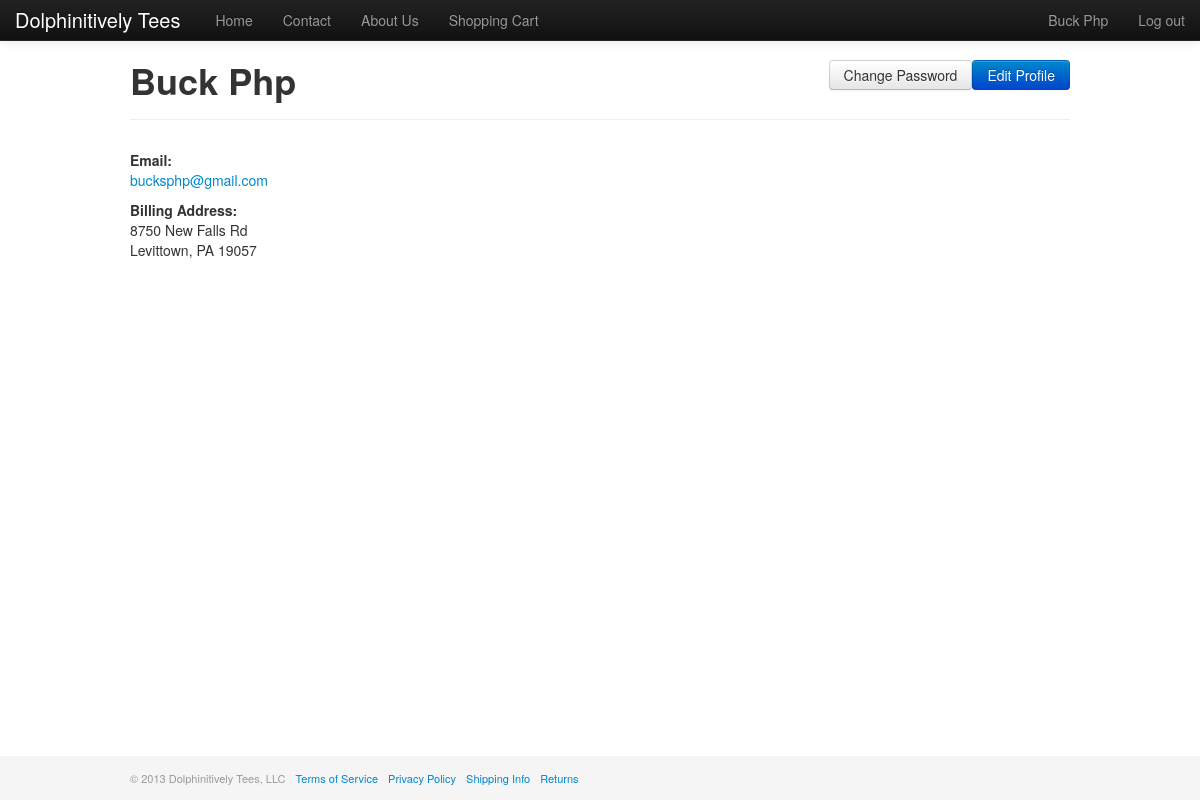
Screenshot of /profile.php (signed in) with the database file from the repository.
### tables this page shows
CREATE TABLE IF NOT EXISTS `users` (
  `id` int(11) NOT NULL AUTO_INCREMENT,
  `name` varchar(255) NOT NULL,
  `email` varchar(100) NOT NULL,
  `password` varchar(100) NOT NULL,
  `created_at` timestamp NOT NULL DEFAULT CURRENT_TIMESTAMP,
  `shipping_address` text,
  `billing_address` text,
  `locale` varchar(6) NOT NULL,
  `password_reset_token` varchar(100) DEFAULT NULL,
  PRIMARY KEY (`id`)
);

### templates/profile.php (the view, shortened to what this page needs)
<div class="page-header">
	<a href="profile.php?action=edit" class="btn btn-primary pull-right">Edit Profile</a>
	<a href="profile.php?action=edit_password" class="btn pull-right">Change Password</a>
	<h1><?= h($page_title) ?></h1>
</div>
<p>
	<b>Email:</b><br>
	<a href="mailto:<?= h($user['email']) ?>"><?= h($user['email']) ?></a>
</p>
<?php if ( $user['billing_address'] ): ?>
	<p>
		<b>Billing Address:</b><br>
		<?= nl2br(h($user['billing_address'])) ?>
	</p>
<?php endif; ?>

### css/style.css (style rules this page uses)
body { padding-top: 40px; padding-bottom: 40px; }

### rows the page displays
users: name "Buck Php", email "bucksphp@gmail.com", billing_address "8750 New Falls Rd Levittown, PA 19057"

### other values shown
$_SESSION['user']['name'] "Buck Php"
